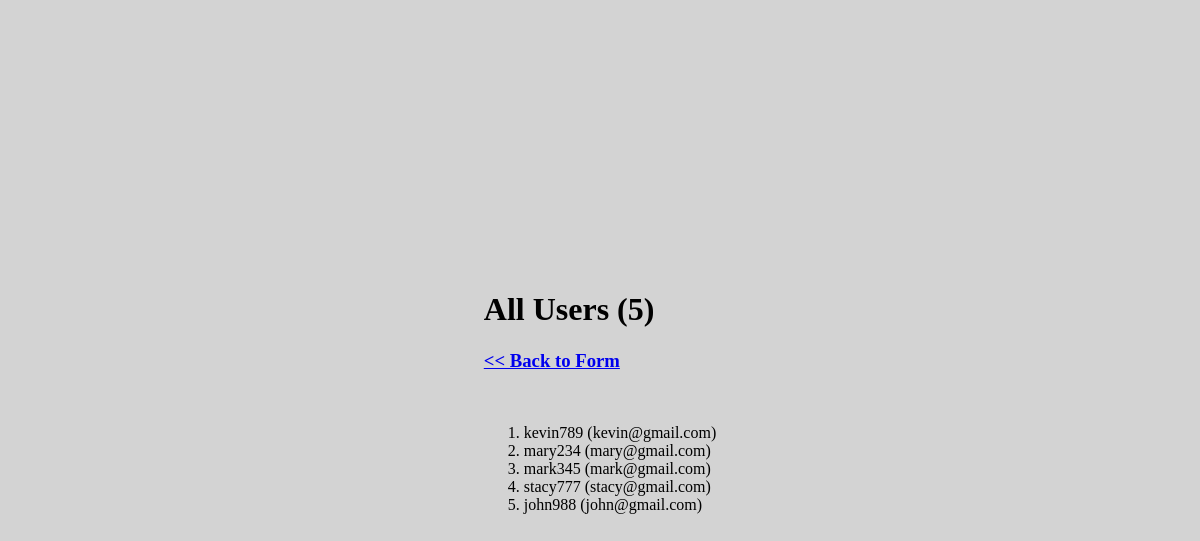
The app's page /user/allusers with its own data.
### app/models.py (models this page shows, shortened)
class User(db.Model):
    id = db.Column(db.Integer, primary_key=True)
    username = db.Column(db.String(30), nullable=False, unique=True)
    email = db.Column(db.String(255), nullable=False, unique=True)

### app/views.py (the view)
@user_bp.route('/allusers')
def allusers():
    users = User.query.all()
    return render_template('users.html', users=users)

### app/templates/users.html (shortened to what this page needs)
{% extends "base.html" %}
{% block content %}
<div>
	<h1>All Users ({{ users | length }})</h1>
	<h3><a href="{{ url_for('main.index') }}"> << Back to Form</a></h3>
	<br />
	{% if users  %}
		<ol>
		{% for user in users %}
		<li>{{ user.username }} ({{ user.email  }})</li>
		{% endfor %}
	</ol>
	{% endif %}
</div>
{% endblock %}

### app/templates/base.html (shortened to what this page needs)
<!DOCTYPE html>
<html>
	<head>
		<link rel="stylesheet" href="{{ url_for('static', filename='main.css') }}">
	</head>
	<body>
		<div class="container">
				{% block content %} {% endblock %}
		</div>
	</body>
</html>

### app/static/main.css (style rules this page uses)
body, html { height: 100%; margin: 0; }
.container { display: flex; justify-content: center; align-items: center; height: 100vh; background-color: lightgray; }

### records on screen
User: username "kevin789", email "kevin@gmail.com"
User: username "mary234", email "mary@gmail.com"
User: username "mark345", email "mark@gmail.com"
User: username "stacy777", email "stacy@gmail.com"
User: username "john988", email "john@gmail.com"

### other values on screen
{{ users | length }} "5"
